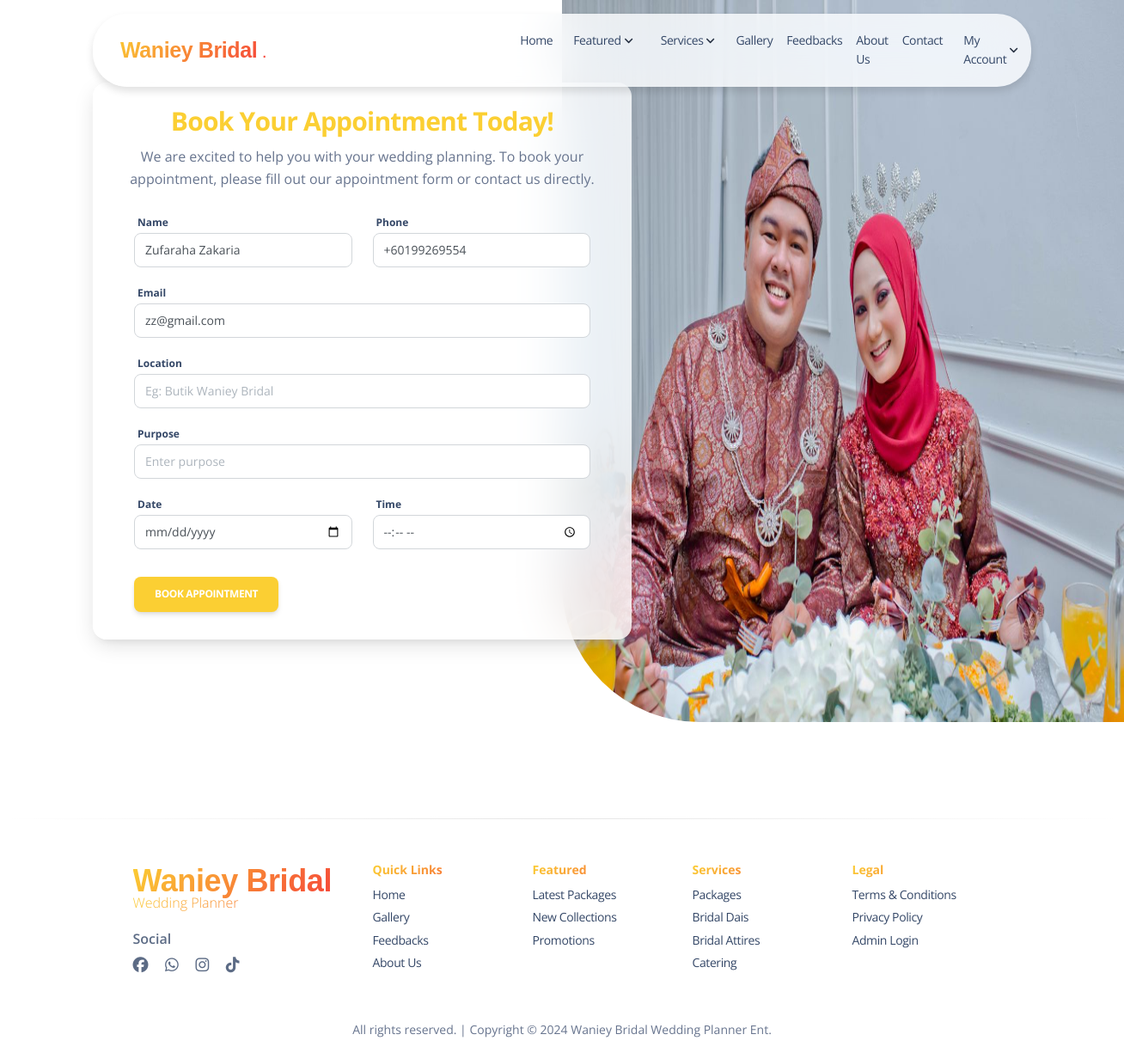
Screenshot of /book_app.php (signed in) with the database file from the repository.
### tables this page shows
CREATE TABLE `customers` (
  `cust_id` bigint(20) NOT NULL,
  `profile_img` varchar(255) NOT NULL,
  `firstname` varchar(255) NOT NULL,
  `lastname` varchar(255) NOT NULL,
  `phoneNo` int(11) NOT NULL,
  `email` varchar(255) NOT NULL,
  `bank_name` varchar(255) NOT NULL,
  `acc_no` bigint(20) NOT NULL,
  `password` varchar(255) NOT NULL,
  `created_at` timestamp NOT NULL DEFAULT current_timestamp()
);

### book_app.php (the view, shortened to what this page needs)
<?php
include('includes/header.php');
?>
<header>
    <div class="page-header min-vh-85">
        <div>
            <img class="position-absolute fixed-top ms-auto w-50 h-100 z-index-0 d-none d-sm-none d-md-block border-radius-section border-top-end-radius-0 border-top-start-radius-0 border-bottom-end-radius-0" src="assets/img/IMG_1011.jpg" alt="image">
        </div>
        <div class="container my-3 py-3">
            <div class="row">
                <div class="col-lg-7 d-flex justify-content-center flex-column">
                    <div class="card d-flex blur justify-content-center p-4 shadow-lg my-sm-0 my-sm-6 mt-8 mb-5">
                        <div class="text-center">
                            <h3 class="text-warning">Book Your Appointment Today!</h3>
                            <p class="mb-0">
                                We are excited to help you with your wedding planning.
                                To book your appointment, please fill out our appointment form or contact us directly.
                            </p>
                        </div>
                        <form method="POST" action="add-app.php">
                            <div class="card-body pb-2">
                                <div class="row">
                                    <div class="col-sm-6">
                                        <div class="form-group">
                                            <span class="form-label">Name</span>
                                            <input class="form-control" name="name" type="text" placeholder="Enter your name" value="<?= $user_data['firstname'] ?> <?= $user_data['lastname'] ?>" readonly>
                                        </div>
                                    </div>
                                    <div class="col-sm-6">
                                        <div class="form-group">
                                            <span class="form-label">Phone</span>
                                            <input class="form-control" name="phone" type="text" value="+60<?= $user_data['phoneNo'] ?>">
                                        </div>
                                    </div>
                                </div>
                                <div class="form-group">
                                    <span class="form-label">Email</span>
                                    <input class="form-control" name="email" type="email" value="<?= $user_data['email'] ?>">
                                </div>
                                <div class="form-group">
                                    <span class="form-label">Location</span>
                                    <input class="form-control" name="location" type="text" placeholder="Eg: Butik Waniey Bridal">
                                </div>
                                <div class="form-group">
                                    <span class="form-label">Purpose</span>
                                    <input class="form-control" name="purpose" type="text" placeholder="Enter purpose">
                                </div>
                                <div class="row">
                                    <div class="col-sm-6">
                                        <div class="form-group">
                                            <span class="form-label">Date</span>
                                            <input class="form-control" name="date" type="date"  id="dateInput" value="<?= isset($_POST['date']) ? htmlspecialchars($_POST['date']) : '' ?>" required>
                                        </div>
                                    </div>
                                    <div class="col-sm-6">
                                        <div class="form-group">
                                            <span class="form-label">Time</span>
                                            <input class="form-control time" name="time" type="time" required>
                                        </div>
                                    </div>
                                </div>
                                <div class="form-btn">
                                    <button type="submit" class="btn bg-warning mt-3 mb-0 text-white" name="bookapp">Book Appointment</button>
                                </div>
                            </div>
                        </form>
                    </div>
                </div>
            </div>
        </div>
    </div>
</header>
<?php include('includes/footer.php') ?>

### rows the page displays
customers: name "Zufaraha Zakaria", phone "+60199269554", email "zz@gmail.com"
